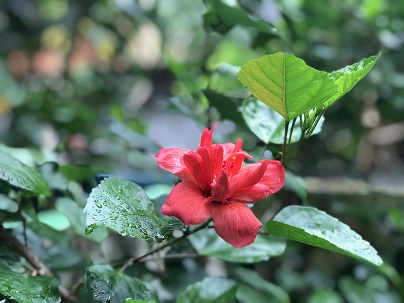
#> input picture OpenCV_code/images/flower1.jpg, 404 x 303 px
$ python adaptive_threshold.py
#> lines starting #> are read from the running program, lines starting #| are printed output that depends on the picture; after the words box and inside, x2 and y2 are one past the last pixel; in counts of white or black regions, pixels touching at a corner belong together

#import opencv library
import cv2 as cv
#import numpy as np

#read the image from computer
img = cv.imread('images/flower1.jpg',0)
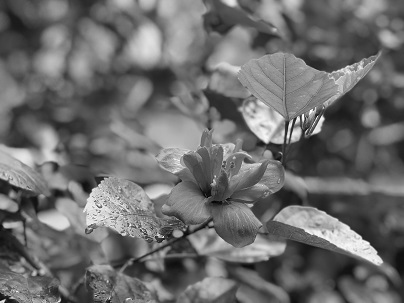
#> img: shape (303, 404); min 3, max 255, mean 108.9
cv.imshow("Original Image", img)

# perform adaptive threshold
thresh_img = cv.adaptiveThreshold(img,255,cv.ADAPTIVE_THRESH_MEAN_C,cv.THRESH_BINARY,11,2)
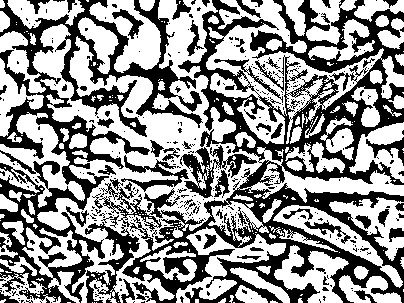
#> thresh_img: shape (303, 404); 57.5% white; 390 black regions (327 under 20 px), largest, box (x1, y1, x2, y2) and area: (99, 0, 404, 303) 26711, (0, 0, 203, 303) 15804, (85, 222, 140, 303) 1379
cv.imshow("Adaptive Mean C threshold Image",thresh_img)

thresh_img = cv.adaptiveThreshold(img,255,cv.ADAPTIVE_THRESH_GAUSSIAN_C,cv.THRESH_BINARY,11,2)
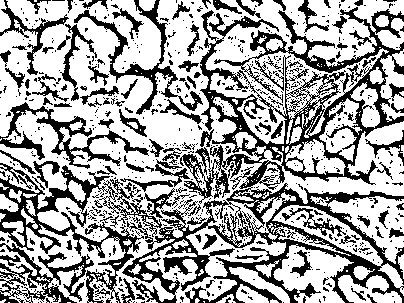
#> thresh_img: shape (303, 404); 64.7% white; 718 black regions (609 under 20 px), largest, box (x1, y1, x2, y2) and area: (0, 7, 404, 303) 27547, (0, 102, 149, 169) 2023, (74, 0, 203, 115) 1908
cv.imshow("Adaptive Gaussian C threshold Image",thresh_img)

$ run again, with OpenCV_code/images/abhi1.JPG copied over OpenCV_code/images/flower1.jpg
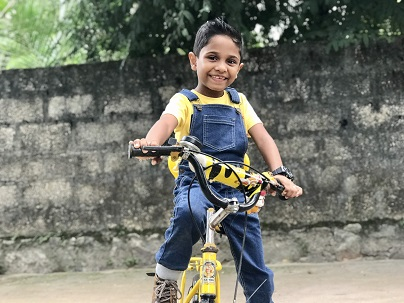
#> input picture OpenCV_code/images/abhi1.JPG, 404 x 303 px
#> `thresh_img = cv.adaptiveThreshold(img,255,cv.ADAPTIVE_THRESH_MEAN_C,cv..`:
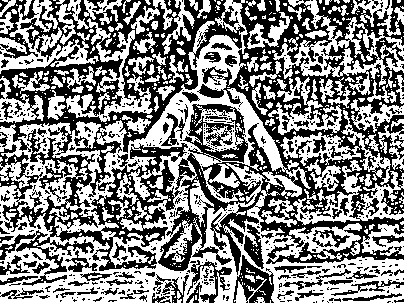
#> thresh_img: shape (303, 404); 52% white; 561 black regions (462 under 20 px), largest, box (x1, y1, x2, y2) and area: (0, 0, 404, 286) 45739, (183, 104, 248, 163) 1660, (233, 255, 274, 303) 941
#> `thresh_img = cv.adaptiveThreshold(img,255,cv.ADAPTIVE_THRESH_GAUSSIAN_..`:
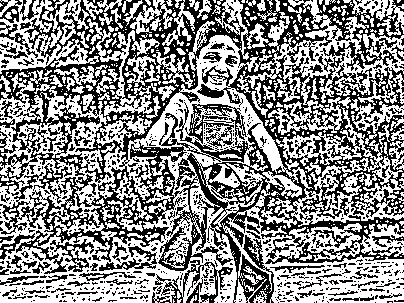
#> thresh_img: shape (303, 404); 54.2% white; black in thin lines or dots

$ run again, with OpenCV_code/images/abhi2.jpg copied over OpenCV_code/images/flower1.jpg
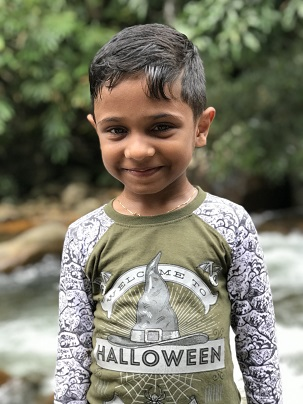
#> input picture OpenCV_code/images/abhi2.jpg, 303 x 404 px
#> `thresh_img = cv.adaptiveThreshold(img,255,cv.ADAPTIVE_THRESH_MEAN_C,cv..`:
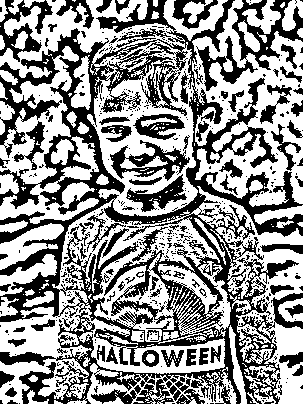
#> thresh_img: shape (404, 303); 57% white; 518 black regions (421 under 20 px), largest, box (x1, y1, x2, y2) and area: (0, 0, 303, 404) 35142, (196, 0, 303, 91) 2658, (110, 140, 190, 181) 1237
#> `thresh_img = cv.adaptiveThreshold(img,255,cv.ADAPTIVE_THRESH_GAUSSIAN_..`:
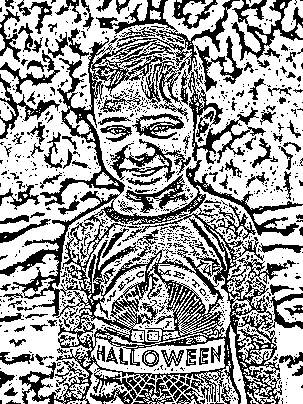
#> thresh_img: shape (404, 303); 62.9% white; 917 black regions (770 under 20 px), largest, box (x1, y1, x2, y2) and area: (0, 0, 303, 404) 25834, (231, 0, 303, 61) 1302, (110, 139, 191, 182) 1023
